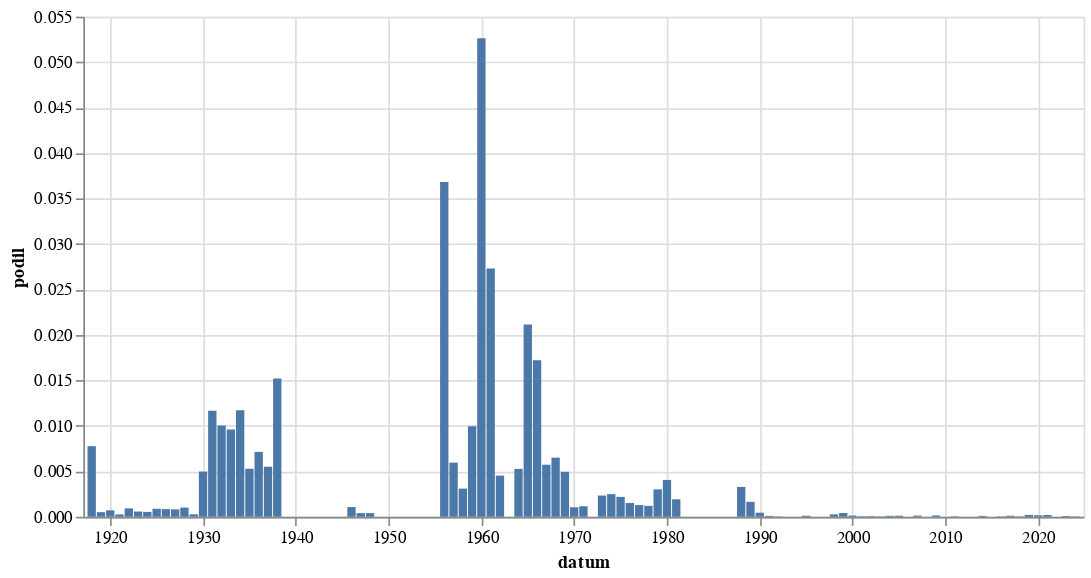

The notebook cell saved with this chart:
### Code cell
alt.Chart(
    hledej("\w{0,1}kr\w{2,10} pracov\w{2,10} dob\w{1,5}").to_pandas(),
    width = 600
).mark_bar(
).encode(
    alt.X('datum:T'),
    alt.Y('podil:Q')
)

### Figure 1 — Vega-Lite specification as saved in the notebook (floating-point values rounded to 4 significant figures)
{"config": {"view": {"continuousWidth": 300, "continuousHeight": 300}}, "data": {"name": "data-eacd02eef2f14eabd7e5d7640ec81788"}, "mark": {"type": "bar"}, "encoding": {"x": {"field": "datum", "type": "temporal"}, "y": {"field": "podil", "type": "quantitative"}}, "width": 600, "$schema": "https://vega.github.io/schema/vega-lite/v5.8.0.json", "datasets": {"data-eacd02eef2f14eabd7e5d7640ec81788": [{"datum": "1918-01-01T00:00:00", "text": 5, "text_right": 644, "podil": 0.007764, "co": "\\w{0,1}kr\\w{2,10} pracov\\w{2,10} dob\\w{1,5}"}, {"datum": "1919-01-01T00:00:00", "text": 2, "text_right": 3946, "podil": 0.0005068, "co": "\\w{0,1}kr\\w{2,10} pracov\\w{2,10} dob\\w{1,5}"}, {"datum": "1920-01-01T00:00:00", "text": 4, "text_right": 5656, "podil": 0.0007072, "co": "\\w{0,1}kr\\w{2,10} pracov\\w{2,10} dob\\w{1,5}"}, {"datum": "1921-01-01T00:00:00", "text": 2, "text_right": 7785, "podil": 0.0002569, "co": "\\w{0,1}kr\\w{2,10} pracov\\w{2,10} dob\\w{1,5}"}, {"datum": "1922-01-01T00:00:00", "text": 7, "text_right": 7580, "podil": 0.0009235, "co": "\\w{0,1}kr\\w{2,10} pracov\\w{2,10} dob\\w{1,5}"}, {"datum": "1923-01-01T00:00:00", "text": 3, "text_right": 5228, "podil": 0.0005738, "co": "\\w{0,1}kr\\w{2,10} pracov\\w{2,10} dob\\w{1,5}"}, {"datum": "1924-01-01T00:00:00", "text": 3, "text_right": 5606, "podil": 0.0005351, "co": "\\w{0,1}kr\\w{2,10} pracov\\w{2,10} dob\\w{1,5}"}, {"datum": "1925-01-01T00:00:00", "text": 4, "text_right": 4541, "podil": 0.0008809, "co": "\\w{0,1}kr\\w{2,10} pracov\\w{2,10} dob\\w{1,5}"}, {"datum": "1926-01-01T00:00:00", "text": 6, "text_right": 7099, "podil": 0.0008452, "co": "\\w{0,1}kr\\w{2,10} pracov\\w{2,10} dob\\w{1,5}"}, {"datum": "1927-01-01T00:00:00", "text": 5, "text_right": 6160, "podil": 0.0008117, "co": "\\w{0,1}kr\\w{2,10} pracov\\w{2,10} dob\\w{1,5}"}, {"datum": "1928-01-01T00:00:00", "text": 6, "text_right": 5941, "podil": 0.00101, "co": "\\w{0,1}kr\\w{2,10} pracov\\w{2,10} dob\\w{1,5}"}, {"datum": "1929-01-01T00:00:00", "text": 1, "text_right": 3684, "podil": 0.0002714, "co": "\\w{0,1}kr\\w{2,10} pracov\\w{2,10} dob\\w{1,5}"}, {"datum": "1930-01-01T00:00:00", "text": 37, "text_right": 7437, "podil": 0.004975, "co": "\\w{0,1}kr\\w{2,10} pracov\\w{2,10} dob\\w{1,5}"}, {"datum": "1931-01-01T00:00:00", "text": 70, "text_right": 6002, "podil": 0.01166, "co": "\\w{0,1}kr\\w{2,10} pracov\\w{2,10} dob\\w{1,5}"}, {"datum": "1932-01-01T00:00:00", "text": 36, "text_right": 3586, "podil": 0.01004, "co": "\\w{0,1}kr\\w{2,10} pracov\\w{2,10} dob\\w{1,5}"}, {"datum": "1933-01-01T00:00:00", "text": 39, "text_right": 4059, "podil": 0.009608, "co": "\\w{0,1}kr\\w{2,10} pracov\\w{2,10} dob\\w{1,5}"}, {"datum": "1934-01-01T00:00:00", "text": 38, "text_right": 3242, "podil": 0.01172, "co": "\\w{0,1}kr\\w{2,10} pracov\\w{2,10} dob\\w{1,5}"}, {"datum": "1935-01-01T00:00:00", "text": 17, "text_right": 3221, "podil": 0.005278, "co": "\\w{0,1}kr\\w{2,10} pracov\\w{2,10} dob\\w{1,5}"}, {"datum": "1936-01-01T00:00:00", "text": 24, "text_right": 3361, "podil": 0.007141, "co": "\\w{0,1}kr\\w{2,10} pracov\\w{2,10} dob\\w{1,5}"}, {"datum": "1937-01-01T00:00:00", "text": 17, "text_right": 3087, "podil": 0.005507, "co": "\\w{0,1}kr\\w{2,10} pracov\\w{2,10} dob\\w{1,5}"}, {"datum": "1938-01-01T00:00:00", "text": 24, "text_right": 1578, "podil": 0.01521, "co": "\\w{0,1}kr\\w{2,10} pracov\\w{2,10} dob\\w{1,5}"}, {"datum": "1946-01-01T00:00:00", "text": 3, "text_right": 2802, "podil": 0.001071, "co": "\\w{0,1}kr\\w{2,10} pracov\\w{2,10} dob\\w{1,5}"}, {"datum": "1947-01-01T00:00:00", "text": 1, "text_right": 2481, "podil": 0.0004031, "co": "\\w{0,1}kr\\w{2,10} pracov\\w{2,10} dob\\w{1,5}"}, {"datum": "1948-01-01T00:00:00", "text": 1, "text_right": 2504, "podil": 0.0003994, "co": "\\w{0,1}kr\\w{2,10} pracov\\w{2,10} dob\\w{1,5}"}, {"datum": "1956-01-01T00:00:00", "text": 12, "text_right": 326, "podil": 0.03681, "co": "\\w{0,1}kr\\w{2,10} pracov\\w{2,10} dob\\w{1,5}"}, {"datum": "1957-01-01T00:00:00", "text": 2, "text_right": 336, "podil": 0.005952, "co": "\\w{0,1}kr\\w{2,10} pracov\\w{2,10} dob\\w{1,5}"}, {"datum": "1958-01-01T00:00:00", "text": 1, "text_right": 323, "podil": 0.003096, "co": "\\w{0,1}kr\\w{2,10} pracov\\w{2,10} dob\\w{1,5}"}, {"datum": "1959-01-01T00:00:00", "text": 3, "text_right": 301, "podil": 0.009967, "co": "\\w{0,1}kr\\w{2,10} pracov\\w{2,10} dob\\w{1,5}"}, {"datum": "1960-01-01T00:00:00", "text": 21, "text_right": 399, "podil": 0.05263, "co": "\\w{0,1}kr\\w{2,10} pracov\\w{2,10} dob\\w{1,5}"}, {"datum": "1961-01-01T00:00:00", "text": 11, "text_right": 403, "podil": 0.0273, "co": "\\w{0,1}kr\\w{2,10} pracov\\w{2,10} dob\\w{1,5}"}, {"datum": "1962-01-01T00:00:00", "text": 1, "text_right": 221, "podil": 0.004525, "co": "\\w{0,1}kr\\w{2,10} pracov\\w{2,10} dob\\w{1,5}"}, {"datum": "1964-01-01T00:00:00", "text": 4, "text_right": 760, "podil": 0.005263, "co": "\\w{0,1}kr\\w{2,10} pracov\\w{2,10} dob\\w{1,5}"}, {"datum": "1965-01-01T00:00:00", "text": 10, "text_right": 473, "podil": 0.02114, "co": "\\w{0,1}kr\\w{2,10} pracov\\w{2,10} dob\\w{1,5}"}, {"datum": "1966-01-01T00:00:00", "text": 9, "text_right": 523, "podil": 0.01721, "co": "\\w{0,1}kr\\w{2,10} pracov\\w{2,10} dob\\w{1,5}"}, {"datum": "1967-01-01T00:00:00", "text": 3, "text_right": 524, "podil": 0.005725, "co": "\\w{0,1}kr\\w{2,10} pracov\\w{2,10} dob\\w{1,5}"}, {"datum": "1968-01-01T00:00:00", "text": 13, "text_right": 1999, "podil": 0.006503, "co": "\\w{0,1}kr\\w{2,10} pracov\\w{2,10} dob\\w{1,5}"}, {"datum": "1969-01-01T00:00:00", "text": 7, "text_right": 1413, "podil": 0.004954, "co": "\\w{0,1}kr\\w{2,10} pracov\\w{2,10} dob\\w{1,5}"}, {"datum": "1970-01-01T00:00:00", "text": 1, "text_right": 960, "podil": 0.001042, "co": "\\w{0,1}kr\\w{2,10} pracov\\w{2,10} dob\\w{1,5}"}, {"datum": "1971-01-01T00:00:00", "text": 1, "text_right": 865, "podil": 0.001156, "co": "\\w{0,1}kr\\w{2,10} pracov\\w{2,10} dob\\w{1,5}"}, {"datum": "1973-01-01T00:00:00", "text": 2, "text_right": 856, "podil": 0.002336, "co": "\\w{0,1}kr\\w{2,10} pracov\\w{2,10} dob\\w{1,5}"}, {"datum": "1974-01-01T00:00:00", "text": 2, "text_right": 803, "podil": 0.002491, "co": "\\w{0,1}kr\\w{2,10} pracov\\w{2,10} dob\\w{1,5}"}, {"datum": "1975-01-01T00:00:00", "text": 2, "text_right": 915, "podil": 0.002186, "co": "\\w{0,1}kr\\w{2,10} pracov\\w{2,10} dob\\w{1,5}"}, {"datum": "1976-01-01T00:00:00", "text": 1, "text_right": 662, "podil": 0.001511, "co": "\\w{0,1}kr\\w{2,10} pracov\\w{2,10} dob\\w{1,5}"}, {"datum": "1977-01-01T00:00:00", "text": 1, "text_right": 779, "podil": 0.001284, "co": "\\w{0,1}kr\\w{2,10} pracov\\w{2,10} dob\\w{1,5}"}, {"datum": "1978-01-01T00:00:00", "text": 1, "text_right": 831, "podil": 0.001203, "co": "\\w{0,1}kr\\w{2,10} pracov\\w{2,10} dob\\w{1,5}"}, {"datum": "1979-01-01T00:00:00", "text": 2, "text_right": 663, "podil": 0.003017, "co": "\\w{0,1}kr\\w{2,10} pracov\\w{2,10} dob\\w{1,5}"}, {"datum": "1980-01-01T00:00:00", "text": 3, "text_right": 740, "podil": 0.004054, "co": "\\w{0,1}kr\\w{2,10} pracov\\w{2,10} dob\\w{1,5}"}, {"datum": "1981-01-01T00:00:00", "text": 1, "text_right": 521, "podil": 0.001919, "co": "\\w{0,1}kr\\w{2,10} pracov\\w{2,10} dob\\w{1,5}"}, {"datum": "1988-01-01T00:00:00", "text": 3, "text_right": 914, "podil": 0.003282, "co": "\\w{0,1}kr\\w{2,10} pracov\\w{2,10} dob\\w{1,5}"}, {"datum": "1989-01-01T00:00:00", "text": 3, "text_right": 1825, "podil": 0.001644, "co": "\\w{0,1}kr\\w{2,10} pracov\\w{2,10} dob\\w{1,5}"}, {"datum": "1990-01-01T00:00:00", "text": 7, "text_right": 15752, "podil": 0.0004444, "co": "\\w{0,1}kr\\w{2,10} pracov\\w{2,10} dob\\w{1,5}"}, {"datum": "1991-01-01T00:00:00", "text": 3, "text_right": 31045, "podil": 9.663e-05, "co": "\\w{0,1}kr\\w{2,10} pracov\\w{2,10} dob\\w{1,5}"}, {"datum": "1992-01-01T00:00:00", "text": 1, "text_right": 24879, "podil": 4.019e-05, "co": "\\w{0,1}kr\\w{2,10} pracov\\w{2,10} dob\\w{1,5}"}, {"datum": "1995-01-01T00:00:00", "text": 1, "text_right": 8693, "podil": 0.000115, "co": "\\w{0,1}kr\\w{2,10} pracov\\w{2,10} dob\\w{1,5}"}, {"datum": "1998-01-01T00:00:00", "text": 3, "text_right": 11413, "podil": 0.0002629, "co": "\\w{0,1}kr\\w{2,10} pracov\\w{2,10} dob\\w{1,5}"}, {"datum": "1999-01-01T00:00:00", "text": 8, "text_right": 19544, "podil": 0.0004093, "co": "\\w{0,1}kr\\w{2,10} pracov\\w{2,10} dob\\w{1,5}"}, {"datum": "2000-01-01T00:00:00", "text": 3, "text_right": 22514, "podil": 0.0001333, "co": "\\w{0,1}kr\\w{2,10} pracov\\w{2,10} dob\\w{1,5}"}, {"datum": "2001-01-01T00:00:00", "text": 1, "text_right": 19300, "podil": 5.181e-05, "co": "\\w{0,1}kr\\w{2,10} pracov\\w{2,10} dob\\w{1,5}"}, {"datum": "2002-01-01T00:00:00", "text": 1, "text_right": 15504, "podil": 6.45e-05, "co": "\\w{0,1}kr\\w{2,10} pracov\\w{2,10} dob\\w{1,5}"}, {"datum": "2003-01-01T00:00:00", "text": 1, "text_right": 20928, "podil": 4.778e-05, "co": "\\w{0,1}kr\\w{2,10} pracov\\w{2,10} dob\\w{1,5}"}, {"datum": "2004-01-01T00:00:00", "text": 2, "text_right": 19522, "podil": 0.0001024, "co": "\\w{0,1}kr\\w{2,10} pracov\\w{2,10} dob\\w{1,5}"}, {"datum": "2005-01-01T00:00:00", "text": 3, "text_right": 25379, "podil": 0.0001182, "co": "\\w{0,1}kr\\w{2,10} pracov\\w{2,10} dob\\w{1,5}"}, {"datum": "2007-01-01T00:00:00", "text": 2, "text_right": 16287, "podil": 0.0001228, "co": "\\w{0,1}kr\\w{2,10} pracov\\w{2,10} dob\\w{1,5}"}, {"datum": "2009-01-01T00:00:00", "text": 3, "text_right": 20031, "podil": 0.0001498, "co": "\\w{0,1}kr\\w{2,10} pracov\\w{2,10} dob\\w{1,5}"}, {"datum": "2011-01-01T00:00:00", "text": 1, "text_right": 17781, "podil": 5.624e-05, "co": "\\w{0,1}kr\\w{2,10} pracov\\w{2,10} dob\\w{1,5}"}, {"datum": "2014-01-01T00:00:00", "text": 2, "text_right": 20781, "podil": 9.624e-05, "co": "\\w{0,1}kr\\w{2,10} pracov\\w{2,10} dob\\w{1,5}"}, {"datum": "2016-01-01T00:00:00", "text": 1, "text_right": 22255, "podil": 4.493e-05, "co": "\\w{0,1}kr\\w{2,10} pracov\\w{2,10} dob\\w{1,5}"}, {"datum": "2017-01-01T00:00:00", "text": 2, "text_right": 17808, "podil": 0.0001123, "co": "\\w{0,1}kr\\w{2,10} pracov\\w{2,10} dob\\w{1,5}"}, {"datum": "2018-01-01T00:00:00", "text": 1, "text_right": 20582, "podil": 4.859e-05, "co": "\\w{0,1}kr\\w{2,10} pracov\\w{2,10} dob\\w{1,5}"}, {"datum": "2019-01-01T00:00:00", "text": 5, "text_right": 24751, "podil": 0.000202, "co": "\\w{0,1}kr\\w{2,10} pracov\\w{2,10} dob\\w{1,5}"}, {"datum": "2020-01-01T00:00:00", "text": 4, "text_right": 23572, "podil": 0.0001697, "co": "\\w{0,1}kr\\w{2,10} pracov\\w{2,10} dob\\w{1,5}"}, {"datum": "2021-01-01T00:00:00", "text": 4, "text_right": 20176, "podil": 0.0001983, "co": "\\w{0,1}kr\\w{2,10} pracov\\w{2,10} dob\\w{1,5}"}, {"datum": "2023-01-01T00:00:00", "text": 2, "text_right": 24959, "podil": 8.013e-05, "co": "\\w{0,1}kr\\w{2,10} pracov\\w{2,10} dob\\w{1,5}"}, {"datum": "2024-01-01T00:00:00", "text": 1, "text_right": 24168, "podil": 4.138e-05, "co": "\\w{0,1}kr\\w{2,10} pracov\\w{2,10} dob\\w{1,5}"}]}}
